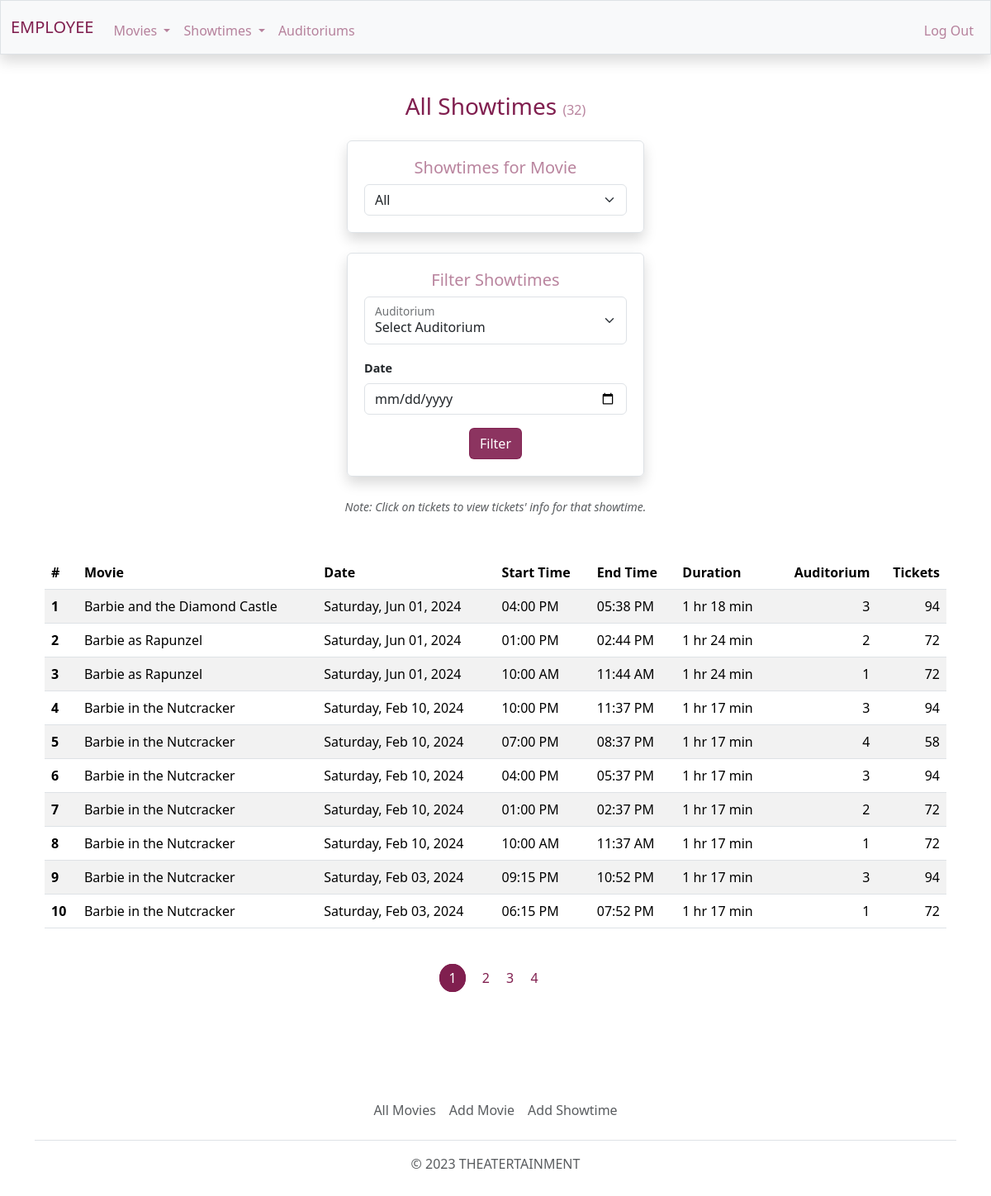
/employee/showtimes/all-showtimes (signed in), run on an earlier commit of the app's database.
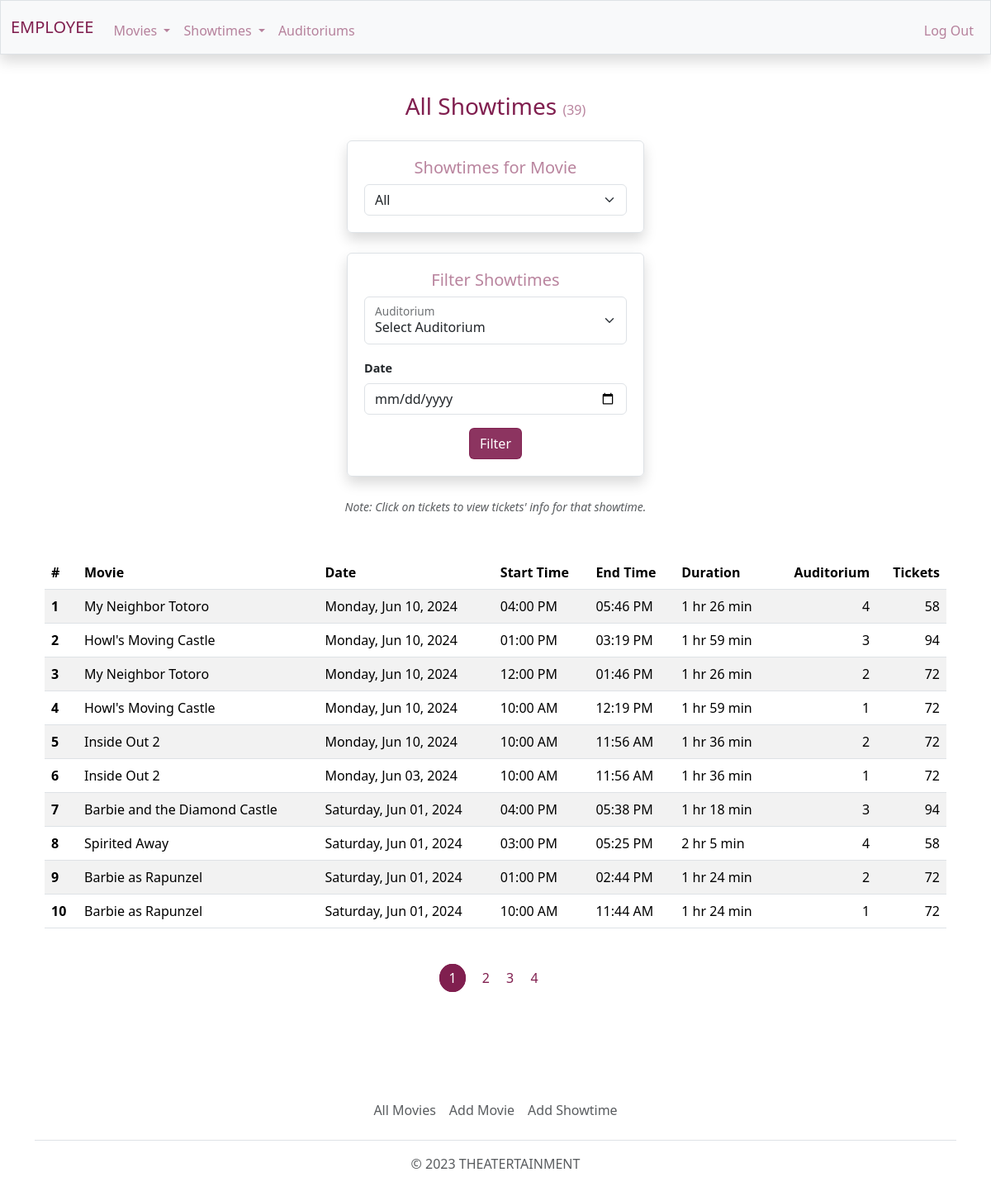
And on a later commit of the database.
### theatert/models.py (models this page shows, shortened)
class Screening(db.Model):
    id = db.Column(db.Integer, primary_key=True)
    start_datetime = db.Column(db.DateTime, nullable=False)
    end_datetime = db.Column(db.DateTime, nullable=False)
    adult_price = db.Column(db.Numeric, nullable=False)
    child_price = db.Column(db.Numeric, nullable=False)
    senior_price = db.Column(db.Numeric, nullable=False)
    auditorium_id = db.Column(db.Integer, db.ForeignKey('auditorium.id'), nullable=False) # Has one auditorium
    movie_id = db.Column(db.Integer, db.ForeignKey('movie.id'), nullable=False) # Has one movie
    tickets = db.relationship('Ticket', backref='screening', lazy=True) # Can have many tickets

class Movie(db.Model):
    id = db.Column(db.Integer, primary_key=True)
    tmdb_id = db.Column(db.Integer, unique=True, nullable=False)
    title = db.Column(db.String, nullable=False)
    route = db.Column(db.String, unique=True, nullable=False)
    status = db.Column(db.String)
    overview = db.Column(db.String)
    release_date = db.Column(db.DateTime)
    runtime = db.Column(db.Integer)
    tagline = db.Column(db.String)
    rating = db.Column(db.String)
    poster_path = db.Column(db.String)
    backdrop_path = db.Column(db.String)
    trailer_path = db.Column(db.String)
    active = db.Column(db.Boolean, default=False, nullable=False)
    deleted = db.Column(db.Boolean, default=False, nullable=False)
    genres = db.relationship('Genre', secondary=genres, lazy='subquery',
                             backref=db.backref('movies', lazy=True)) # Can have many genres
    screenings = db.relationship('Screening', backref='movie', lazy=True) # Can have many screenings
    watchlist = db.relationship('Watchlist', backref='movie', lazy=True) # Can be a part of many watchlists

class Auditorium(db.Model):
    id = db.Column(db.Integer, primary_key=True)
    rows = db.Column(db.Integer, nullable=False)
    cols = db.Column(db.Integer, nullable=False)
    seats = db.relationship('Seat', backref='auditorium', lazy=True) # Can have many seats
    screenings = db.relationship('Screening', backref='auditorium', lazy=True) # Can have many screenings

### theatert/users/employees/showtimes/routes.py (the view)
@showtimes.route('/all-showtimes', methods=['GET', 'POST'])
@login_required(role="EMPLOYEE")
def all_showtimes():
    page = request.args.get('page', 1, type=int)
    auditoriums = Auditorium.query.all()
    choices = []
    for a in auditoriums:
        choices.append((a.id, a.id))
    auditorium = request.args.get('auditorium', None, type=int)
    date = request.args.get('date', None, type=date_obj)
    screenings = Screening.query.join(Movie).join(Auditorium)
    screenings = screenings.filter(
        db.and_(
            extract('year', Screening.start_datetime).is_(date.year),
            extract('month', Screening.start_datetime).is_(date.month),
            extract('day', Screening.start_datetime).is_(date.day)
    )) if date else screenings
    screenings = screenings.filter(Auditorium.id.is_(auditorium)) if auditorium else screenings
    screenings = screenings.order_by(Screening.start_datetime.desc())
    total = screenings.count()
    movies = screenings.group_by(Movie.id)
    screenings = screenings.paginate(page=page, per_page=10)
    seats_total = []
    for s in screenings:
        seats_total.append(Seat.query.filter(
                    db.and_(
                        Seat.auditorium_id.is_(s.auditorium.id),
                        Seat.seat_type.is_not('empty'))).count())
    return render_template('employee/showtimes.html', title='All Showtimes', \
                            screenings=screenings, movies=movies, \
                            seats_total=seats_total, total=total, url='employees.showtimes.all_showtimes', \
                            choices=choices, auditorium=auditorium, date=date)

### theatert/models.py (called while the page is built)
@login_manager.user_loader
def load_user(user_id):
    return User.query.get(int(user_id))

### theatert/users/utils.py (called while the page is built)
def login_required(role="ANY"):
    def wrapper(f):
        @wraps(f)
        def decorated_function(*args, **kwargs):
            if not current_user.is_authenticated:
                if role == "MEMBER":
                    session['form_data_login'] = request.form
                return login_manager.unauthorized()
            return f(*args, **kwargs)
        return decorated_function
    return wrapper

### theatert/templates/employee/showtimes.html (shortened to what the changed rows need)
{% extends "employee/layout.html" %}
{% block main %}
    {% if total == 0 %}
        <h3 class="color-dark mb-3">{{ title }}</h3>
        <div class="border container cont-2 rounded shadow mb-4">
            <form action="" method="GET" class="needs-validation" novalidate>
                <h5 class="color-light">Filter Showtimes</h5>
                <div class="form-floating">
                    <select class="form-select mb-3" id="select-auditoriums" name="auditorium">
                        <option value="">Select Auditorium</option>
                        {% for c in choices %}
                            <option value="{{ c[0] }}">{{ c[1] }}</option>
                        {% endfor %}
                    </select>
                    <label for="select-auditoriums">Auditorium</label>
                </div>
                <div class="left-align mb-3">
                    <label class="font-bold form-label font-sm mx-auto w-auto">Date</label>
                    <input type="date" class="form-control" name="date"/>
                </div>
                <button type="submit" class="btn btn-primary">Filter</button>
            </form>
        </div>
        <h6 class="text-body-secondary my-4">There are no showtimes.</h6>
    {% else %}
        <h3 class="color-dark mb-3">{{ title }} <span class="my-small color-light">({{ total }})</span></h3>
        <div class="border container cont-2 rounded shadow mb-4">
            <h5 class="color-light">Showtimes for Movie</h5>
            <select class="form-select" id="select-link">
                <option value="">All</option>
            </select>
        </div>
        <div class="border container cont-2 rounded shadow mb-4">
            <form action="" method="GET" class="needs-validation" novalidate>
                <h5 class="color-light">Filter Showtimes</h5>
                <div class="form-floating">
                    <select class="form-select mb-3" id="select-auditoriums" name="auditorium">
                        <option value="">Select Auditorium</option>
                    </select>
                    <label for="select-auditoriums">Auditorium</label>
                </div>
                <div class="left-align mb-3">
                    <label class="font-bold form-label font-sm mx-auto w-auto">Date</label>
                    <input type="date" class="form-control" name="date"/>
                </div>
                <button type="submit" class="btn btn-primary">Filter</button>
            </form>
        </div>
        <div class="container mb-3"><small class="fst-italic text-body-secondary">Note: Click on tickets to view tickets' info for that showtime.</small></div>
        <div class="table-responsive-xl mt-5">
            <table class="table table-striped">
                <thead>
                    <tr>
                        <th class="text-start">#</th>
                        <th class="text-start">Movie</th>
                        <th class="text-start">Date</th>
                        <th class="text-start">Start Time</th>
                        <th class="text-start">End Time</th>
                        <th class="text-start">Duration</th>
                        <th class="text-end">Auditorium</th>
                        <th class="text-end">Tickets</th>
                    </tr>
                </thead>
                <tbody>
                    {% for s in screenings %}
                    <tr>
                        <th class="text-start">{{ loop.index }}</th>
                        <td class="text-start">
                            <a href="{{ url_for('employees.showtimes.movie', movie_route=s.movie.route) }}">{{ s.movie.title }}</a>
                        </td>
                        <td class="text-start">{{ s.start_datetime.strftime("%A, %b %d, %Y") }}</td>
                        <td class="text-start">{{ s.start_datetime.strftime(" %I:%M %p") }}</td>
                        <td class="text-start">{{ s.end_datetime.strftime(" %I:%M %p") }}</td>
                        {% if s.movie.runtime < 60 %}
                            {% set runtime = (s.movie.runtime)|string + ' min' %}
                        {% else %}
                            {% set runtime = (s.movie.runtime // 60)|string + ' hr ' + (s.movie.runtime % 60)|string + ' min' %}
                        {% endif %}
                        <td class="text-start">{{ runtime }}</td>
                        <td class="text-end">{{ s.auditorium.id }}</td>
                        <td class="text-end"><a href="{{ url_for('employees.tickets', s_id=s.id) }}">{{ seats_total[loop.index0] }}</a></td>
                    </tr>
                    {% endfor %}
                </tbody>
            </table>
        </div>
        <div class="my-5">
            {% for pg_num in screenings.iter_pages(left_edge=1, right_edge=1, left_current=1, right_current=2) %}
                    {% if pg_num %}
                        {% if screenings.page == pg_num %}
                            <a class="page-current me-3" href="{{ url_for(url, page=pg_num, auditorium=auditorium, date=date) }}">{{ pg_num }}</a>
                        {% else %}
                            <a class="page me-3" href="{{ url_for(url, page=pg_num, auditorium=auditorium, date=date) }}">{{ pg_num }}</a>
                        {% endif %}
                    {% else %}
                        <span class="me-3">...</span>
                    {% endif %}
            {% endfor %}
        </div>
    {% endif %}
{% endblock %}

What changed in the data, as far as the page shows it:
no longer on this page (row unchanged): Screening: movie "Barbie in the Nutcracker", start_datetime "Saturday, Feb 10, 2024", start_datetime "10:00 PM", end_datetime "11:37 PM", runtime "1 hr 17 min", auditorium.id "3", seats_total "94"
no longer on this page (row unchanged): Screening: movie "Barbie in the Nutcracker", start_datetime "Saturday, Feb 10, 2024", start_datetime "07:00 PM", end_datetime "08:37 PM", runtime "1 hr 17 min", auditorium.id "4", seats_total "58"
no longer on this page (row unchanged): Screening: movie "Barbie in the Nutcracker", start_datetime "Saturday, Feb 10, 2024", start_datetime "04:00 PM", end_datetime "05:37 PM", runtime "1 hr 17 min", auditorium.id "3", seats_total "94"
no longer on this page (row unchanged): Screening: movie "Barbie in the Nutcracker", start_datetime "Saturday, Feb 10, 2024", start_datetime "01:00 PM", end_datetime "02:37 PM", runtime "1 hr 17 min", auditorium.id "2", seats_total "72"
no longer on this page (row unchanged): Screening: movie "Barbie in the Nutcracker", start_datetime "Saturday, Feb 10, 2024", start_datetime "10:00 AM", end_datetime "11:37 AM", runtime "1 hr 17 min", auditorium.id "1", seats_total "72"
no longer on this page (row unchanged): Screening: movie "Barbie in the Nutcracker", start_datetime "Saturday, Feb 03, 2024", start_datetime "09:15 PM", end_datetime "10:52 PM", runtime "1 hr 17 min", auditorium.id "3", seats_total "94"
no longer on this page (row unchanged): Screening: movie "Barbie in the Nutcracker", start_datetime "Saturday, Feb 03, 2024", start_datetime "06:15 PM", end_datetime "07:52 PM", runtime "1 hr 17 min", auditorium.id "1", seats_total "72"
added Screening: movie "My Neighbor Totoro", start_datetime "Monday, Jun 10, 2024", start_datetime "04:00 PM", end_datetime "05:46 PM", runtime "1 hr 26 min", auditorium.id "4", seats_total "58"
added Screening: movie "Howl's Moving Castle", start_datetime "Monday, Jun 10, 2024", start_datetime "01:00 PM", end_datetime "03:19 PM", runtime "1 hr 59 min", auditorium.id "3", seats_total "94"
added Screening: movie "My Neighbor Totoro", start_datetime "Monday, Jun 10, 2024", start_datetime "12:00 PM", end_datetime "01:46 PM", runtime "1 hr 26 min", auditorium.id "2", seats_total "72"
added Screening: movie "Howl's Moving Castle", start_datetime "Monday, Jun 10, 2024", start_datetime "10:00 AM", end_datetime "12:19 PM", runtime "1 hr 59 min", auditorium.id "1", seats_total "72"
added Screening: movie "Inside Out 2", start_datetime "Monday, Jun 10, 2024", start_datetime "10:00 AM", end_datetime "11:56 AM", runtime "1 hr 36 min", auditorium.id "2", seats_total "72"
added Screening: movie "Inside Out 2", start_datetime "Monday, Jun 03, 2024", start_datetime "10:00 AM", end_datetime "11:56 AM", runtime "1 hr 36 min", auditorium.id "1", seats_total "72"
added Screening: movie "Spirited Away", start_datetime "Saturday, Jun 01, 2024", start_datetime "03:00 PM", end_datetime "05:25 PM", runtime "2 hr 5 min", auditorium.id "4", seats_total "58"
Also different on the page:
{{ total }}: "32" → "39"
